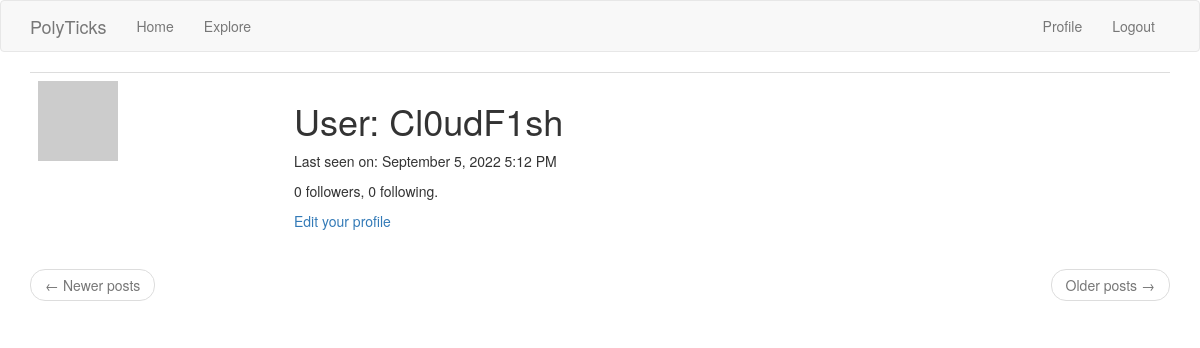
Page /user/Cl0udF1sh (signed in) on the earlier database version.
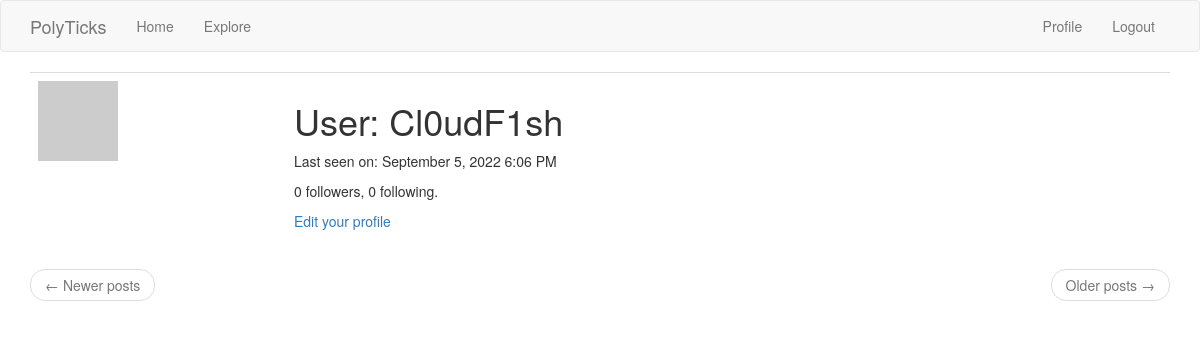
Same page on the later database version.
### app/models.py (models this page shows, shortened)
class User(db.Model, UserMixin):
    id = db.Column(db.Integer, primary_key=True)
    username = db.Column(db.String(64), index=True, unique=True)
    v_id = db.Column(db.String(10), index=True, unique=True)
    email = db.Column(db.String(120), index=True, unique=True)
    about_me = db.Column(db.String(500))
    last_seen = db.Column(db.DateTime, default=datetime.utcnow)
    posts = db.relationship('Post', backref='author', lazy='dynamic')
    followed = db.relationship(
        'User', secondary=followers,
        primaryjoin=(followers.c.follower_id == id),
        secondaryjoin=(followers.c.followed_id == id),
        backref=db.backref('followers', lazy='dynamic'), lazy='dynamic')
    password_hash = db.Column(db.String(128))
    def avatar(self, size):
        digest = md5(self.email.lower().encode('utf-8')).hexdigest()
        return 'https://www.gravatar.com/avatar/{}?d=identicon&s={}'.format(
            digest, size)

### app/routes.py (the view)
@app.route('/user/<username>')
@login_required
def user(username):
    user = User.query.filter_by(username=username).first_or_404()
    page = request.args.get('page', 1, type=int)
    posts = user.posts.order_by(Post.timestamp.desc()).paginate(
        page, app.config['POSTS_PER_PAGE'], False)
    next_url = url_for('user', username=user.username, page=posts.next_num) \
        if posts.has_next else None
    prev_url = url_for('user', username=user.username, page=posts.prev_num) \
        if posts.has_prev else None
    form = EmptyForm()
    return render_template('profile.html', user=user, posts=posts.items, next_url=next_url, prev_url=prev_url, form=form)

### app/models.py (called while the page is built)
@login.user_loader
def load_user(id):
    return User.query.get(int(id))

### app/routes.py (called while the page is built)
@app.before_request
def before_request():
    if current_user.is_authenticated:
        current_user.last_seen = datetime.utcnow()
        db.session.commit()

### app/templates/profile.html (shortened to what this page needs)
{% extends "base.html" %}
{% block app_content %}
    <table class="table table-hover">
        <tr>
            <td width="256px"><img src="{{ user.avatar(256) }}"></td>
            <td>
                <h1>User: {{ user.username }}</h1>
                {% if user.last_seen %}
                <p>Last seen on: {{ moment(user.last_seen).format('LLL') }}</p>
                {% endif %}
                <p>{{ user.followers.count() }} followers, {{ user.followed.count() }} following.</p>
                {% if user == current_user %}
                <p><a href="{{ url_for('edit_profile') }}">Edit your profile</a></p>
                {% endif %}
            </td>
        </tr>
    </table>
    <nav aria-label="...">
        <ul class="pager">
            <li class="previous{% if not prev_url %} disabled{% endif %}">
                <a href="{{ prev_url or '#' }}">
                    <span aria-hidden="true">&larr;</span> Newer posts
                </a>
            </li>
            <li class="next{% if not next_url %} disabled{% endif %}">
                <a href="{{ next_url or '#' }}">
                    Older posts <span aria-hidden="true">&rarr;</span>
                </a>
            </li>
        </ul>
    </nav>
{% endblock %}

### app/templates/base.html (shortened to what this page needs)
{% extends 'bootstrap/base.html' %}
{% block navbar %}
    <nav class="navbar navbar-default">
        <div class="container">
            <div class="navbar-header">
                <a class="navbar-brand" href="{{ url_for('index') }}">PolyTicks</a>
            </div>
            <div class="collapse navbar-collapse" id="bs-example-navbar-collapse-1">
                <ul class="nav navbar-nav">
                    <li><a href="{{ url_for('index') }}">Home</a></li>
                    <li><a href="{{ url_for('explore') }}">Explore</a></li>
                </ul>
                <ul class="nav navbar-nav navbar-right">
                    {% if current_user.is_anonymous %}
                    <li><a href="{{ url_for('login') }}">Login</a></li>
                    {% else %}
                    <li><a href="{{ url_for('user', username=current_user.username) }}">Profile</a></li>
                    <li><a href="{{ url_for('logout') }}">Logout</a></li>
                    {% endif %}
                </ul>
            </div>
        </div>
    </nav>
{% endblock %}
{% block content %}
    <div class="container">
        {% block app_content %}{% endblock %}
    </div>
{% endblock %}

Differences in the rows shown:
changed User "Cl0udF1sh": last_seen "September 5, 2022 5:12 PM" → "September 5, 2022 6:06 PM"
